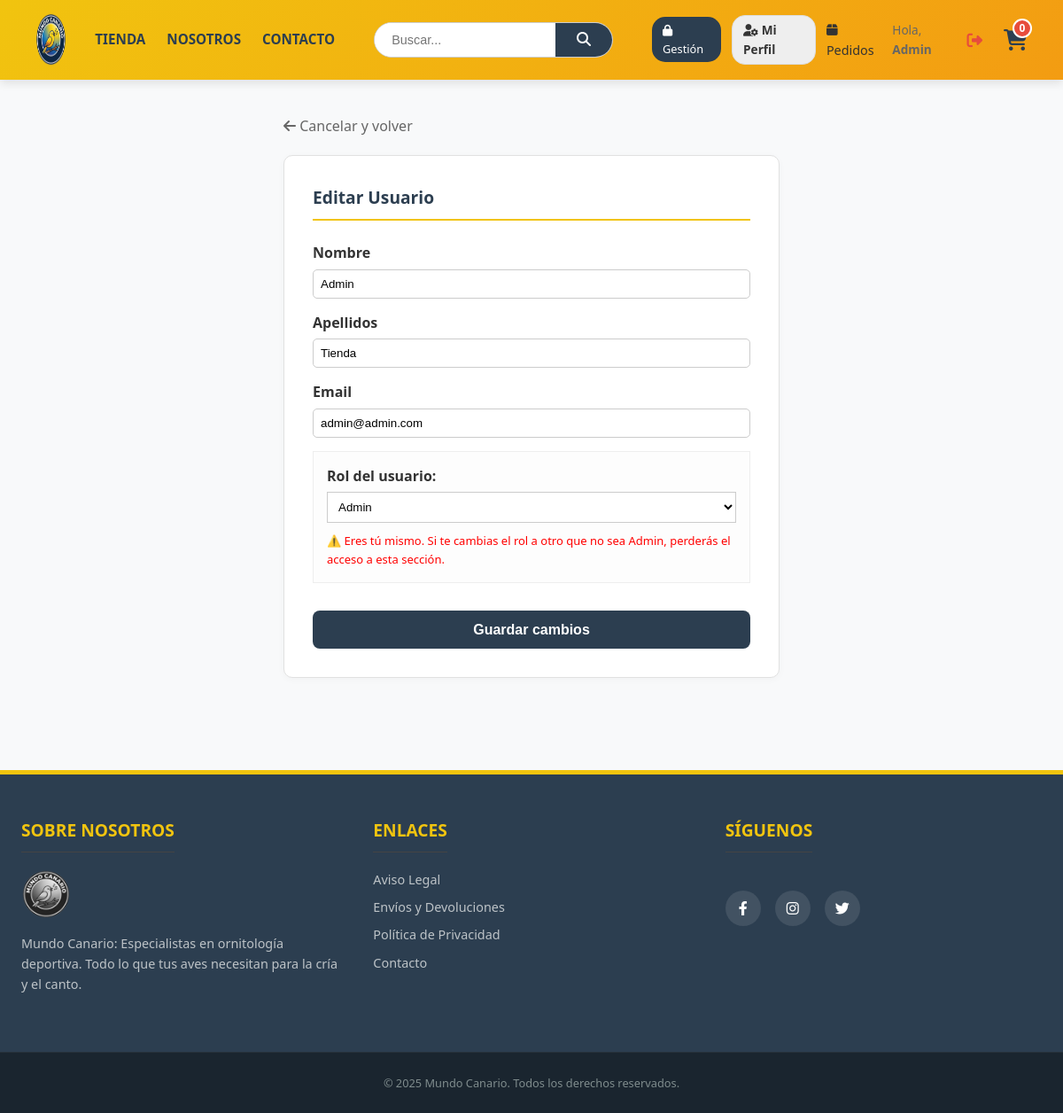
Screenshot of /admin/editar_usuario.php?id=1 (signed in) with the database file from the repository.
### tables this page shows
CREATE TABLE `usuarios` (
  `id` int(11) NOT NULL AUTO_INCREMENT,
  `dni` varchar(20) DEFAULT NULL,
  `nombre` varchar(100) NOT NULL,
  `apellidos` varchar(150) DEFAULT NULL,
  `email` varchar(255) NOT NULL,
  `password` varchar(255) NOT NULL,
  `rol` varchar(20) DEFAULT 'cliente',
  `activo` tinyint(1) DEFAULT 1,
  `fecha_registro` date DEFAULT curdate(),
  PRIMARY KEY (`id`),
  UNIQUE KEY `email` (`email`)
);

### admin/editar_usuario.php (the view, shortened to what this page needs)
<?php
require_once '../config/db.php';
$id = $_GET['id'];
$stmt = $pdo->prepare("SELECT * FROM usuarios WHERE id = :id");
$stmt->execute(['id' => $id]);
$usuario = $stmt->fetch();
require_once '../views/header.php';
?>
<div class="container" style="display: block; margin-top: 40px; max-width: 600px;">
    <div style="margin-bottom: 20px;">
        <a href="usuarios.php" style="text-decoration:none; color: #666;">
            <i class="fa-solid fa-arrow-left"></i> Cancelar y volver
        </a>
    </div>
    <div class="box">
        <h3>Editar Usuario</h3>
        <form action="../actions/acciones.php" method="POST">
            <div class="form-group" style="margin-bottom:15px;">
                <label style="display:block; margin-bottom:5px;">Nombre</label>
                <input type="text" name="nombre" value="<?= htmlspecialchars($usuario['nombre']) ?>" required style="width:100%; padding:8px; border: 1px solid #ccc;">
            </div>
            <div class="form-group" style="margin-bottom:15px;">
                <label style="display:block; margin-bottom:5px;">Apellidos</label>
                <input type="text" name="apellidos" value="<?= htmlspecialchars($usuario['apellidos']) ?>" style="width:100%; padding:8px; border: 1px solid #ccc;">
            </div>
            <div class="form-group" style="margin-bottom:15px;">
                <label style="display:block; margin-bottom:5px;">Email</label>
                <input type="email" name="email" value="<?= htmlspecialchars($usuario['email']) ?>" required style="width:100%; padding:8px; border: 1px solid #ccc;">
            </div>
            <div style="background: #fdfdfd; padding: 15px; border: 1px solid #eee; margin-bottom: 15px;">
                <label style="font-weight:bold; display:block; margin-bottom: 5px;">Rol del usuario:</label>
                <select name="rol" style="width:100%; padding:8px; background: white; border: 1px solid #ccc;">
                    <option value="admin" <?= $usuario['rol'] == 'admin' ? 'selected' : '' ?>>Admin</option>
                </select>
                <?php if($usuario['id'] == $_SESSION['id']): ?>
                    <p style="color:red; font-size: 13px; margin-top: 10px;">
                        ⚠️ Eres tú mismo. Si te cambias el rol a otro que no sea Admin, perderás el acceso a esta sección.
                    </p>
                <?php endif; ?>
            </div>
            <button type="submit" class="form-btn" style="width:100%;">Guardar cambios</button>
        </form>
    </div>
</div>
<?php require_once '../views/footer.php'; ?>

### assets/css/estilos.css (style rules this page uses)
:root { --primary: #f1c40f; --secondary: #f39c12; --dark: #2c3e50; --light: #ffffff; --bg: #f8f9fa; --border: #e1e1e1; --text: #333; --danger: #e74c3c; }
* { box-sizing: border-box; margin: 0; padding: 0; }
body { font-family: 'Segoe UI', Arial, sans-serif; font-size: 1rem; background-color: var(--bg); color: var(--text); display: flex; flex-direction: column; min-height: 100vh; line-height: 1.6; }
a { text-decoration: none; color: inherit; transition: 0.3s; }
.container { max-width: 1200px; margin: 2.5rem auto; padding: 0 1.25rem; display: flex; gap: 2rem; flex: 1; width: 100%; }
.form-btn { background-color: var(--dark); color: white; border: none; padding: 0.8rem; width: 100%; border-radius: 0.5rem; font-size: 1rem; font-weight: bold; cursor: pointer; transition: background 0.3s; margin-top: 1rem; }
.box { background: var(--light); padding: 2rem; border-radius: 10px; border: 1px solid var(--border); box-shadow: 0 2px 8px rgba(0,0,0,0.03); }
.box h3 { margin-bottom: 1.5rem; padding-bottom: 0.5rem; border-bottom: 2px solid var(--primary); color: var(--dark); font-size: 1.2rem; }
.form-group { margin-bottom: 1rem; }
.form-group label { display: block; margin-bottom: 0.5rem; font-weight: bold; }
.form-group input { width: 100%; padding: 0.8rem; border: 1px solid #ccc; border-radius: 5px; }

### rows the page displays
usuarios: nombre "Admin", apellidos "Tienda", email "admin@admin.com", rol "Admin"

### other values shown
$_SESSION['nombre'] "Admin"
$total "0"
